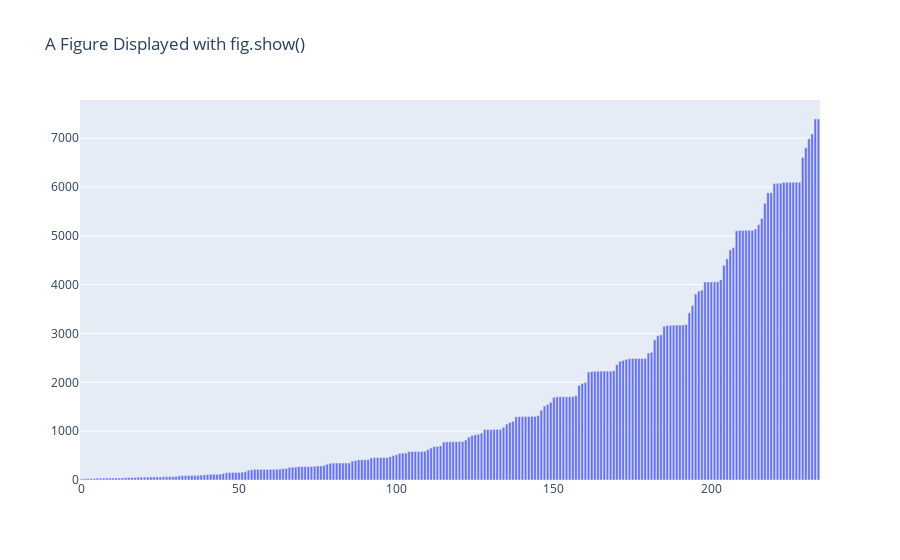

Write notebook code for a chart like this one.
### Code cell
import plotly.graph_objects as go
from plotly.offline import plot, iplot
import plotly.graph_objs as go
import plotly.offline
plotly.offline.init_notebook_mode(connected=True) 
fig = go.Figure(
    data=[go.Bar(y=DEATHS)],
    layout_title_text="A Figure Displayed with fig.show()"
)
fig.show()

### Figure 1 — Plotly figure (JSON) as saved in the notebook; plotly's stock layout.template omitted (floating-point values rounded to 4 significant figures; data arrays with more than 128 entries replaced by an {"elided": "..."} marker saying what was removed)
{"data": [{"type": "bar", "y": {"elided": "235 str values"}}], "layout": {"title": {"text": "A Figure Displayed with fig.show()"}}}
